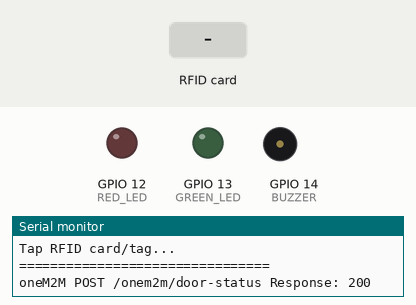
Recording of a sketch running on a simulated ESP32. Shown: output pins drawn as LEDs (lit = HIGH), buzzer (waves = sounding, pin HIGH), the last lines printed to the serial monitor. The inputs (shaded band) are chosen by the test bench. WiFi joins after 1.5 s; servers stay silent unless stated; uploads are accepted with an empty reply.

Above: at 3.2 s.
3.3 s: RFID card 5E 7A 19 C4 held to the reader
At 4.2 s:
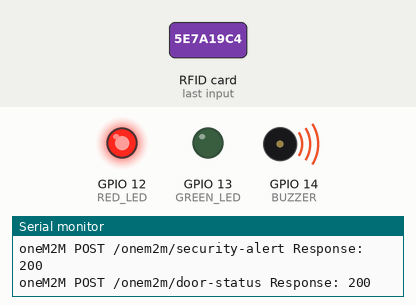
4.8 s: RFID card FE 6B 4B 06 held to the reader
Timing chart, 0 to 8.4 s (numbered marks = the images above; inputs shaded):
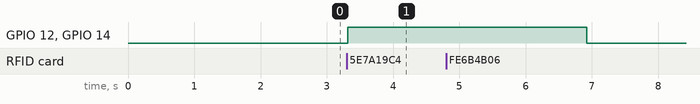

Measured:
- after the input at 3.3 s, GPIO 12 (RED_LED), GPIO 14 (BUZZER): LOW → HIGH at once

The sketch:

smart_door_project.ino
```cpp
#define BLYNK_TEMPLATE_ID "TMPL6vqukwSSC"
#define BLYNK_TEMPLATE_NAME "Smart door lock"
#define BLYNK_AUTH_TOKEN "R1BE5UAXzC59ZhgRJGZSqn_OzEFFJiRM"

#define BLYNK_PRINT Serial

#define SS_PIN 5
#define RST_PIN 22

#define GREEN_LED 13
#define RED_LED 12
#define BUZZER 14

#define VPIN_DOOR_CONTROL V0
#define VPIN_SECURITY_LED V3
#define VPIN_BUZZER_STATUS V4
#define VPIN_TERMINAL_LOG V5
#define VPIN_PIN_INPUT V8
#define VPIN_FAILED_ATTEMPTS V9

#include <WiFi.h>
#include <WiFiClient.h>
#include <HTTPClient.h>
#include <BlynkSimpleEsp32.h>
#include <SPI.h>
#include <MFRC522.h>

char ssid[] = "20-3";
char pass[] = "Kampungbaru123";

// oneM2M Middleware URL
String oneM2MBaseURL = "http://192.168.0.45:5000";

MFRC522 rfid(SS_PIN, RST_PIN);

String allowedUID = "FE 6B 4B 06";

int correctPIN = 1234;
int enteredPIN = 0;
int failedAttempts = 0;
bool waitingForPIN = false;

bool authorizedAccess = false;
unsigned long accessStartTime = 0;
const unsigned long accessDuration = 5000;

WidgetLED securityLED(VPIN_SECURITY_LED);
WidgetTerminal terminal(VPIN_TERMINAL_LOG);

void addLog(String message) {
  Serial.println(message);
  terminal.println(message);
  terminal.flush();
}

void sendToOneM2M(String endpoint, String jsonData) {
  if (WiFi.status() == WL_CONNECTED) {
    HTTPClient http;

    String url = oneM2MBaseURL + endpoint;

    http.begin(url);
    http.addHeader("Content-Type", "application/json");
    http.setTimeout(3000);

    int httpResponseCode = http.POST(jsonData);

    Serial.print("oneM2M POST ");
    Serial.print(endpoint);
    Serial.print(" Response: ");
    Serial.println(httpResponseCode);

    http.end();
  } else {
    Serial.println("oneM2M Error: WiFi not connected");
  }
}

void sendAccessLog(String rfidUID, String rfidStatus, String pinStatus, String accessStatus, int attempts) {
  String jsonData = "{";
  jsonData += "\"rfid_uid\":\"" + rfidUID + "\",";
  jsonData += "\"rfid_status\":\"" + rfidStatus + "\",";
  jsonData += "\"pin_status\":\"" + pinStatus + "\",";
  jsonData += "\"access_status\":\"" + accessStatus + "\",";
  jsonData += "\"failed_attempts\":" + String(attempts);
  jsonData += "}";

  sendToOneM2M("/onem2m/access-log", jsonData);
}

void sendDoorStatus(String doorStatus) {
  String jsonData = "{";
  jsonData += "\"door_status\":\"" + doorStatus + "\"";
  jsonData += "}";

  sendToOneM2M("/onem2m/door-status", jsonData);
}

void sendSecurityAlert(String alertStatus, String reason, int attempts) {
  String jsonData = "{";
  jsonData += "\"alert_status\":\"" + alertStatus + "\",";
  jsonData += "\"reason\":\"" + reason + "\",";
  jsonData += "\"failed_attempts\":" + String(attempts);
  jsonData += "}";

  sendToOneM2M("/onem2m/security-alert", jsonData);
}

BLYNK_WRITE(VPIN_DOOR_CONTROL) {
  int value = param.asInt();

  if (value == 1) {
    authorizedAccess = true;
    accessStartTime = millis();

    digitalWrite(GREEN_LED, HIGH);
    digitalWrite(RED_LED, LOW);
    digitalWrite(BUZZER, LOW);

    Blynk.virtualWrite(VPIN_BUZZER_STATUS, "OFF");
    securityLED.on();

    addLog("Manual unlock activated from Blynk");

    sendDoorStatus("UNLOCKED");
    sendAccessLog("BLYNK_CONTROL", "MANUAL", "NOT_REQUIRED", "MANUAL_UNLOCK", failedAttempts);

  } else {
    authorizedAccess = false;
    waitingForPIN = false;

    digitalWrite(GREEN_LED, LOW);
    digitalWrite(RED_LED, LOW);
    digitalWrite(BUZZER, LOW);

    Blynk.virtualWrite(VPIN_BUZZER_STATUS, "OFF");
    securityLED.off();

    addLog("Door locked from Blynk");

    sendDoorStatus("LOCKED");
    sendAccessLog("BLYNK_CONTROL", "MANUAL", "NOT_REQUIRED", "MANUAL_LOCK", failedAttempts);
  }
}

BLYNK_WRITE(VPIN_PIN_INPUT) {
  enteredPIN = param.asInt();

  addLog("PIN Entered: " + String(enteredPIN));

  if (!waitingForPIN) {
    addLog("Scan authorized RFID first before entering PIN");
    addLog("--------------------------------");
    return;
  }

  if (enteredPIN == correctPIN) {
    addLog("PIN CORRECT - ACCESS GRANTED");

    authorizedAccess = true;
    waitingForPIN = false;
    accessStartTime = millis();

    failedAttempts = 0;

    digitalWrite(GREEN_LED, HIGH);
    digitalWrite(RED_LED, LOW);
    digitalWrite(BUZZER, LOW);

    Blynk.virtualWrite(VPIN_DOOR_CONTROL, 1);
    Blynk.virtualWrite(VPIN_BUZZER_STATUS, "OFF");
    Blynk.virtualWrite(VPIN_FAILED_ATTEMPTS, failedAttempts);

    securityLED.on();

    sendDoorStatus("UNLOCKED");
    sendAccessLog(allowedUID, "AUTHORIZED", "CORRECT", "ACCESS_GRANTED", failedAttempts);

  } else {
    failedAttempts++;

    addLog("WRONG PIN - ACCESS DENIED");
    addLog("Failed Attempts: " + String(failedAttempts));

    Blynk.virtualWrite(VPIN_FAILED_ATTEMPTS, failedAttempts);
    Blynk.virtualWrite(VPIN_BUZZER_STATUS, "ON");

    digitalWrite(RED_LED, HIGH);
    digitalWrite(BUZZER, HIGH);

    sendAccessLog(allowedUID, "AUTHORIZED", "WRONG", "ACCESS_DENIED", failedAttempts);

    delay(2000);

    digitalWrite(RED_LED, LOW);
    digitalWrite(BUZZER, LOW);

    Blynk.virtualWrite(VPIN_BUZZER_STATUS, "OFF");

    if (failedAttempts >= 3) {
      addLog("SECURITY ALERT! TOO MANY FAILED PIN ATTEMPTS!");

      Blynk.logEvent("unauthorized_card", "Too many wrong PIN attempts!");

      sendSecurityAlert("ALERT_TRIGGERED", "3 wrong PIN attempts", failedAttempts);
      sendDoorStatus("LOCKED");

      digitalWrite(BUZZER, HIGH);
      delay(5000);
      digitalWrite(BUZZER, LOW);

      failedAttempts = 0;
      waitingForPIN = false;

      Blynk.virtualWrite(VPIN_FAILED_ATTEMPTS, failedAttempts);
      Blynk.virtualWrite(VPIN_DOOR_CONTROL, 0);
      securityLED.off();

      addLog("PIN verification cancelled");
    }
  }

  addLog("--------------------------------");
}

void setup() {
  Serial.begin(115200);

  SPI.begin(18, 19, 23, 5);
  rfid.PCD_Init();

  pinMode(GREEN_LED, OUTPUT);
  pinMode(RED_LED, OUTPUT);
  pinMode(BUZZER, OUTPUT);

  digitalWrite(GREEN_LED, LOW);
  digitalWrite(RED_LED, LOW);
  digitalWrite(BUZZER, LOW);

  Blynk.begin(BLYNK_AUTH_TOKEN, ssid, pass);

  Blynk.virtualWrite(VPIN_DOOR_CONTROL, 0);
  Blynk.virtualWrite(VPIN_BUZZER_STATUS, "OFF");
  Blynk.virtualWrite(VPIN_FAILED_ATTEMPTS, 0);
  Blynk.virtualWrite(VPIN_PIN_INPUT, 0);

  securityLED.off();

  addLog("================================");
  addLog("SMART DOOR SECURITY SYSTEM ONLINE");
  addLog("Security Feature: RFID + PIN enabled");
  addLog("oneM2M Middleware Integration enabled");
  addLog("Blue tag -> Enter PIN to unlock");
  addLog("White card -> Access Denied");
  addLog("Correct PIN: 1234");
  addLog("Tap RFID card/tag...");
  addLog("================================");

  sendDoorStatus("LOCKED");
}

void loop() {
  Blynk.run();

  if (authorizedAccess && millis() - accessStartTime > accessDuration) {
    authorizedAccess = false;
    waitingForPIN = false;

    digitalWrite(GREEN_LED, LOW);
    digitalWrite(BUZZER, LOW);

    Blynk.virtualWrite(VPIN_DOOR_CONTROL, 0);
    Blynk.virtualWrite(VPIN_BUZZER_STATUS, "OFF");
    securityLED.off();

    addLog("Access session expired");
    addLog("--------------------------------");

    sendDoorStatus("LOCKED");
    sendAccessLog("AUTO_LOCK", "SYSTEM", "NOT_REQUIRED", "ACCESS_SESSION_EXPIRED", failedAttempts);
  }

  if (!rfid.PICC_IsNewCardPresent()) return;
  if (!rfid.PICC_ReadCardSerial()) return;

  String uid = "";

  for (byte i = 0; i < rfid.uid.size; i++) {
    if (rfid.uid.uidByte[i] < 0x10) {
      uid += "0";
    }

    uid += String(rfid.uid.uidByte[i], HEX);

    if (i < rfid.uid.size - 1) {
      uid += " ";
    }
  }

  uid.toUpperCase();

  addLog("UID Detected: " + uid);

  if (uid == allowedUID) {
    addLog("RFID AUTHORIZED");
    addLog("Please enter PIN in Blynk");

    waitingForPIN = true;

    digitalWrite(GREEN_LED, LOW);
    digitalWrite(RED_LED, LOW);
    digitalWrite(BUZZER, LOW);

    Blynk.virtualWrite(VPIN_DOOR_CONTROL, 0);
    Blynk.virtualWrite(VPIN_BUZZER_STATUS, "OFF");

    securityLED.on();

    sendAccessLog(uid, "AUTHORIZED", "PENDING", "WAITING_FOR_PIN", failedAttempts);

  } else {
    addLog("ACCESS DENIED - Unauthorized Card");
    addLog("SECURITY ALERT!");

    failedAttempts++;
    Blynk.virtualWrite(VPIN_FAILED_ATTEMPTS, failedAttempts);

    waitingForPIN = false;
    authorizedAccess = false;

    digitalWrite(RED_LED, HIGH);
    digitalWrite(GREEN_LED, LOW);
    digitalWrite(BUZZER, HIGH);

    Blynk.virtualWrite(VPIN_DOOR_CONTROL, 0);
    Blynk.virtualWrite(VPIN_BUZZER_STATUS, "ON");

    securityLED.on();

    Blynk.logEvent("unauthorized_card", "Unauthorized RFID card detected!");

    sendAccessLog(uid, "UNAUTHORIZED", "NOT_REQUIRED", "ACCESS_DENIED", failedAttempts);
    sendSecurityAlert("ALERT_TRIGGERED", "Unauthorized RFID card detected", failedAttempts);
    sendDoorStatus("LOCKED");

    delay(3000);

    digitalWrite(RED_LED, LOW);
    digitalWrite(BUZZER, LOW);

    Blynk.virtualWrite(VPIN_BUZZER_STATUS, "OFF");
    securityLED.off();
  }

  addLog("--------------------------------");

  rfid.PICC_HaltA();
  rfid.PCD_StopCrypto1();

  delay(500);
}
```
